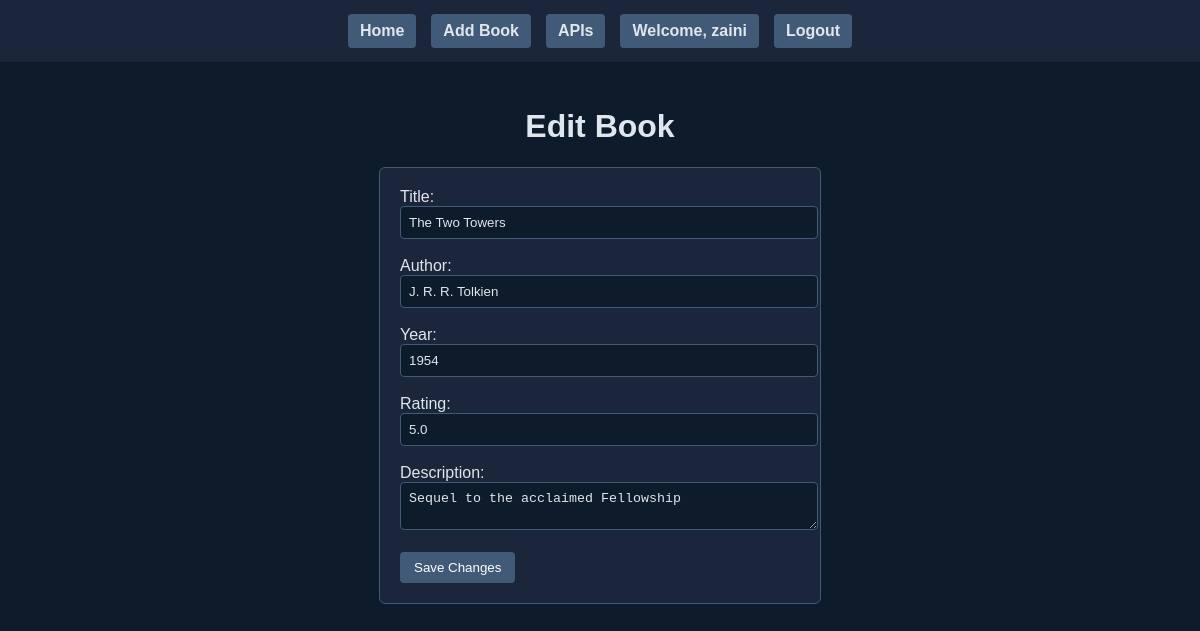
/edit/5/ (signed in), run on the app's committed database.
### books/models.py (models this page shows, shortened)
class Book(models.Model):
    title = models.CharField(max_length=255)
    author = models.CharField(max_length=255)
    year = models.IntegerField()
    rating = models.DecimalField(max_digits=3, decimal_places=1)
    description = models.TextField()
    posted_by = models.ForeignKey(User, on_delete=models.CASCADE, null=True, blank=True)
    objects = BookManager()

### books/views.py (the view, shortened to what this page needs)
# urls.py: path('edit/<int:id>/', views.edit_book, name='edit_book'),
@login_required
def edit_book(request, id):
    book = Book.objects.get(id=id)
    if book.posted_by != request.user:
        return render(request, 'books/forbidden.html')
    return render(request, 'books/edit.html', {'book': book})

### books/templates/books/edit.html (shortened to what this page needs)
{% extends 'books/layout.html' %}
{% block content %}
<h1>Edit Book</h1>
<form method="POST">
    <label>Title:</label><br>
    <input type="text" name="title" value="{{ title|default:book.title }}"><br><br>
    <label>Author:</label><br>
    <input type="text" name="author" value="{{ author|default:book.author }}"><br><br>
    <label>Year:</label><br>
    <input type="number" name="year" value="{{ year|default:book.year }}"><br><br>
    <label>Rating:</label><br>
    <input type="number" step="0.1" name="rating" value="{{ rating|default:book.rating }}"><br><br>
    <label>Description:</label><br>
    <textarea name="description">{{ description|default:book.description }}</textarea><br><br>
    <button type="submit">Save Changes</button>
</form>
{% endblock %}

### books/templates/books/layout.html (shortened to what this page needs)
<!DOCTYPE html>
<html>
<head>
    {% load static %}
    <link rel="stylesheet" href="{% static 'books/styles.css' %}">
</head>
<body>
    <nav>
        <a href="/">Home</a>
        <a href="/add">Add Book</a>
        <a href="/api/books/">APIs</a>
        {% if user.is_authenticated %}
            <a href="/">Welcome, {{ user.username }}</a>
            <a href="{% url 'logout' %}">Logout</a>
        {% else %}
            <a href="{% url 'register' %}">Register</a>
            <a href="{% url 'login' %}">Login</a>
        {% endif %}
    </nav>
    <div class="content-wrapper">
        {% block content %}
        {% endblock %}
    </div>
</body>
</html>

### books/static/books/styles.css (style rules this page uses)
body { font-family: Arial, sans-serif; background-color: #0d1b2a; color: #e0e6ed; margin: 0; padding: 0; display: flex; flex-direction: column; align-items: center; }
.content-wrapper { width: 100%; max-width: 800px; padding: 0 20px; }
nav { background: #1b263b; width: 100%; padding: 14px 20px; display: flex; justify-content: center; gap: 15px; margin-bottom: 25px; }
nav a { color: #e0e6ed; text-decoration: none; padding: 8px 12px; background: #415a77; border-radius: 4px; font-weight: bold; }
h1, h2, h3 { text-align: center; color: #e0e6ed; }
form { background: #1b263b; padding: 20px; border-radius: 6px; border: 1px solid #415a77; width: 100%; max-width: 400px; margin: 0 auto; }
input, textarea { width: 100%; padding: 8px; border-radius: 4px; border: 1px solid #415a77; background: #0d1b2a; color: #e0e6ed; }
button, input[type="submit"] { background: #415a77; color: white; border: none; padding: 8px 14px; border-radius: 4px; cursor: pointer; }

### data on the page
Book: title "The Two Towers", author "J. R. R. Tolkien", year "1954", rating "5.0", description "Sequel to the acclaimed Fellowship"

### other printed values
{{ user.username }} "zaini"
